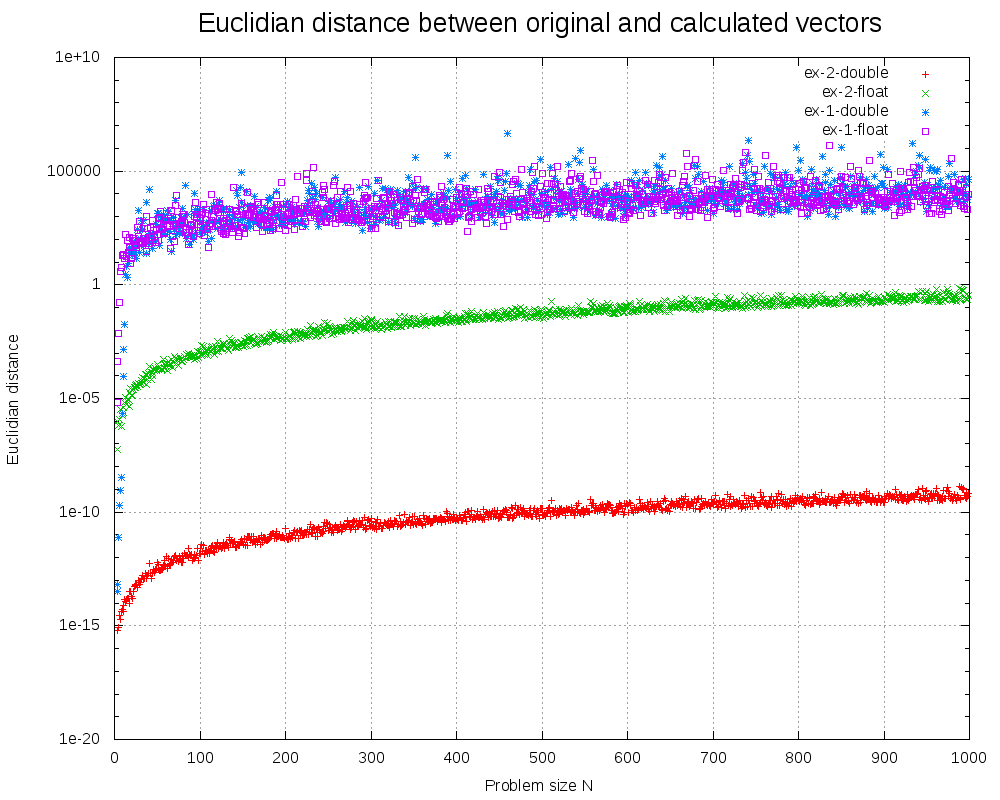

The gnuplot source for this figure:
set title "Euclidian distance between original and calculated vectors" font ",20"
set datafile separator ","
set term png size 1000,800

set logscale y
set grid


set xlabel "Problem size N"
set ylabel "Euclidian distance"

set output "ex1_vs_2.png"
plot "lab1_ex_2_results_double.csv" u 1:3 with points title "ex-2-double", \
"lab1_ex_2_results_float.csv" u 1:3 with points title "ex-2-float", \
"lab1_results_double.csv" u 1:3 with points title "ex-1-double", \
"lab1_results_float.csv" u 1:3 with points title "ex-1-float"